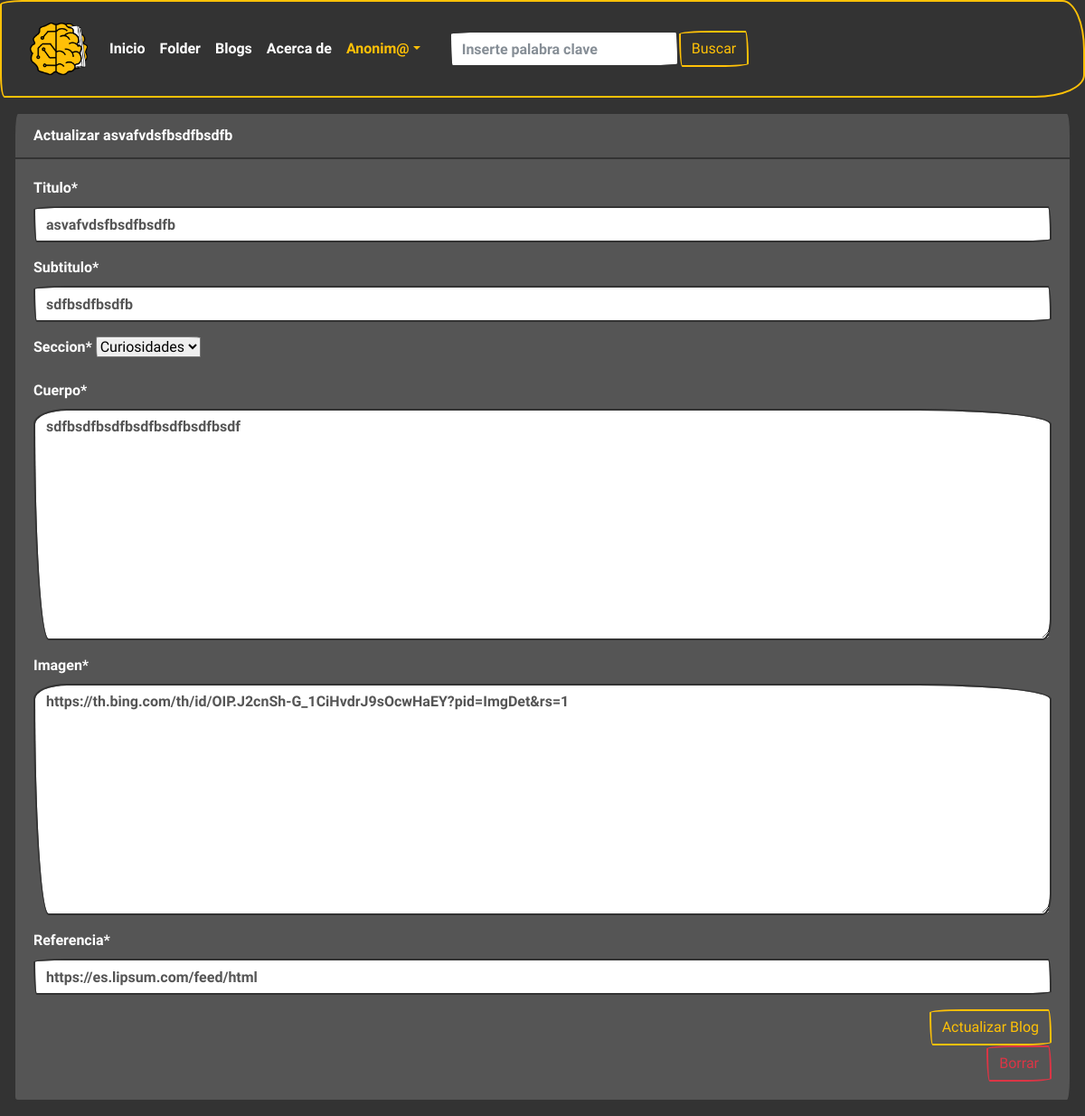
The app's page /pages/update_blog/3/ with its own data.
### blog/models.py (models this page shows, shortened)
class Blog(models.Model):
    titulo = models.CharField(max_length=100)
    subtitulo = models.CharField(max_length=100, default="")
    seccion = models.CharField(
        max_length=20,
        choices=OPCIONES_SECCION,
        default='Novedades'
    )
    cuerpo = models.TextField(max_length=2000)
    fecha = models.DateTimeField(auto_now_add=True)
    autor = models.ForeignKey(
        User, on_delete=models.CASCADE, null=True, blank=True)
    imagen = models.TextField(max_length=100, default="")
    referencia = models.URLField(max_length=200)

### blog/views.py (the view)
# urls.py: path('update_blog/<pk>/', update_blog.as_view(), name='update_blog')
class update_blog(UpdateView):
    model = Blog
    template_name = 'blog/update_blog.html'
    success_url = '/'
    context_object_name = 'blog'
    fields = ['titulo', 'subtitulo', 'seccion',
              'cuerpo', 'imagen', 'referencia']

### templates/blog/update_blog.html (shortened to what this page needs)
{% extends "base.html" %}
{% load crispy_forms_tags %}
{% load static %}
{% block contenido %}
<div class="container-fluid">
    <div class="row">
        <div class="col">
            <div class="card bg-dark text-white mb-3">
                <div class="card-header">Actualizar {{blog.titulo}}</div>
                <div class="card-body">
                    <form action="{% url 'update_blog' blog.id %}" method="POST" style="width:100%">
                        {{ form|crispy }}
                        <div class="d-flex d-flex justify-content-end">
                            <button class="btn btn-outline-warning">
                                Actualizar Blog
                            </button>
                        </div>
                    </form>
                    <div class="d-flex d-flex justify-content-end">
                        <form action="{% url 'delete_blog' blog.id %}" method="GET">
                            <button class="btn btn-outline-danger w-auto">
                                Borrar
                            </button>
                        </form>
                    </div>
                </div>
            </div>
        </div>
    </div>
</div>
{% endblock contenido %}

### templates/base.html (style rules this page uses)
body { margin: 0px; border: 0px; padding: 0px; background: #333333; }

### records on screen
Blog: titulo "asvafvdsfbsdfbsdfb", subtitulo "sdfbsdfbsdfb", seccion "Curiosidades", cuerpo "sdfbsdfbsdfbsdfbsdfbsdfbsdf", imagen "https://th.bing.com/th/id/OIP.J2cnSh-G_1CiHvdrJ9sOcwHaEY?pid=ImgDet&rs=1", referencia "https://es.lipsum.com/feed/html"
